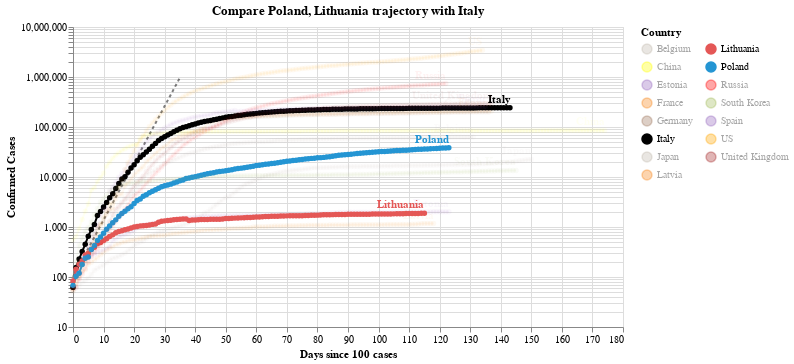

The notebook cell this image was saved under:
### Code cell
#hide_input
chart2 = make_since_chart(dff2, ['Poland', 'Lithuania'], baseline_countries)
chart2

### Figure 1 — Vega-Lite specification as saved in the notebook (floating-point values rounded to 4 significant figures; data arrays with more than 128 entries replaced by an {"elided": "..."} marker saying what was removed)
{"config": {"view": {"continuousWidth": 400, "continuousHeight": 300}}, "layer": [{"data": {"name": "data-628230001892d6798b50651be41d1b3e"}, "mark": {"type": "line", "color": "black", "opacity": 0.5, "strokeDash": [3, 3]}, "encoding": {"x": {"type": "quantitative", "field": "Days since 100 cases"}, "y": {"type": "quantitative", "field": "Confirmed Cases"}}}, {"data": {"name": "data-be369ac599a56be8b46766052fb75411"}, "mark": {"type": "line", "point": true}, "encoding": {"color": {"type": "nominal", "field": "Country", "legend": {"columns": 2}, "scale": {"domain": ["Belgium", "China", "Estonia", "France", "Germany", "Italy", "Japan", "Latvia", "Lithuania", "Poland", "Russia", "South Korea", "Spain", "US", "United Kingdom"], "range": ["#C1B7AD", "yellow", "#9467bd", "#F58518", "#9D755D", "black", "#C1B7AD", "#F58518", "#E45756", "#2495D3", "red", "#A1BA59", "#9467bd", "orange", "brown"]}}, "opacity": {"condition": {"value": 1, "selection": "selector004"}, "value": 0.05}, "tooltip": [{"type": "nominal", "field": "Country"}, {"type": "temporal", "field": "Date"}, {"type": "quantitative", "field": "Confirmed Cases"}, {"type": "quantitative", "field": "Days since 100 cases"}], "x": {"type": "quantitative", "field": "Days since 100 cases"}, "y": {"type": "quantitative", "field": "Confirmed Cases", "scale": {"type": "log"}}}, "selection": {"selector004": {"type": "multi", "fields": ["Country"], "bind": "legend", "init": [{"Country": "Poland"}, {"Country": "Lithuania"}, {"Country": "Italy"}]}}, "width": 550}, {"data": {"name": "data-be369ac599a56be8b46766052fb75411"}, "mark": {"type": "text", "align": "right", "dy": -8, "fontWeight": "bold"}, "encoding": {"color": {"type": "nominal", "field": "Country", "legend": {"columns": 2}, "scale": {"domain": ["Belgium", "China", "Estonia", "France", "Germany", "Italy", "Japan", "Latvia", "Lithuania", "Poland", "Russia", "South Korea", "Spain", "US", "United Kingdom"], "range": ["#C1B7AD", "yellow", "#9467bd", "#F58518", "#9D755D", "black", "#C1B7AD", "#F58518", "#E45756", "#2495D3", "red", "#A1BA59", "#9467bd", "orange", "brown"]}}, "opacity": {"condition": {"value": 1, "selection": "selector004"}, "value": 0.05}, "text": {"type": "nominal", "field": "Country"}, "tooltip": [{"type": "nominal", "field": "Country"}, {"type": "temporal", "field": "Date"}, {"type": "quantitative", "field": "Confirmed Cases"}, {"type": "quantitative", "field": "Days since 100 cases"}], "x": {"type": "quantitative", "field": "Days since 100 cases"}, "y": {"type": "quantitative", "field": "Confirmed Cases", "scale": {"type": "log"}}}, "transform": [{"filter": "(datum['Date'] >= 1594684800000)"}], "width": 550}], "title": "Compare Poland, Lithuania trajectory with Italy", "$schema": "https://vega.github.io/schema/vega-lite/v4.0.2.json", "datasets": {"data-628230001892d6798b50651be41d1b3e": [{"Days since 100 cases": 0, "Confirmed Cases": 100.0}, {"Days since 100 cases": 1, "Confirmed Cases": 130.0}, {"Days since 100 cases": 2, "Confirmed Cases": 169.0}, {"Days since 100 cases": 3, "Confirmed Cases": 219.7}, {"Days since 100 cases": 4, "Confirmed Cases": 285.6}, {"Days since 100 cases": 5, "Confirmed Cases": 371.3}, {"Days since 100 cases": 6, "Confirmed Cases": 482.7}, {"Days since 100 cases": 7, "Confirmed Cases": 627.5}, {"Days since 100 cases": 8, "Confirmed Cases": 815.7}, {"Days since 100 cases": 9, "Confirmed Cases": 1060.0}, {"Days since 100 cases": 10, "Confirmed Cases": 1379.0}, {"Days since 100 cases": 11, "Confirmed Cases": 1792.0}, {"Days since 100 cases": 12, "Confirmed Cases": 2330.0}, {"Days since 100 cases": 13, "Confirmed Cases": 3029.0}, {"Days since 100 cases": 14, "Confirmed Cases": 3937.0}, {"Days since 100 cases": 15, "Confirmed Cases": 5119.0}, {"Days since 100 cases": 16, "Confirmed Cases": 6654.0}, {"Days since 100 cases": 17, "Confirmed Cases": 8650.0}, {"Days since 100 cases": 18, "Confirmed Cases": 11250.0}, {"Days since 100 cases": 19, "Confirmed Cases": 14620.0}, {"Days since 100 cases": 20, "Confirmed Cases": 19000.0}, {"Days since 100 cases": 21, "Confirmed Cases": 24710.0}, {"Days since 100 cases": 22, "Confirmed Cases": 32120.0}, {"Days since 100 cases": 23, "Confirmed Cases": 41750.0}, {"Days since 100 cases": 24, "Confirmed Cases": 54280.0}, {"Days since 100 cases": 25, "Confirmed Cases": 70560.0}, {"Days since 100 cases": 26, "Confirmed Cases": 91730.0}, {"Days since 100 cases": 27, "Confirmed Cases": 119300.0}, {"Days since 100 cases": 28, "Confirmed Cases": 155000.0}, {"Days since 100 cases": 29, "Confirmed Cases": 201500.0}, {"Days since 100 cases": 30, "Confirmed Cases": 262000.0}, {"Days since 100 cases": 31, "Confirmed Cases": 340600.0}, {"Days since 100 cases": 32, "Confirmed Cases": 442800.0}, {"Days since 100 cases": 33, "Confirmed Cases": 575600.0}, {"Days since 100 cases": 34, "Confirmed Cases": 748300.0}, {"Days since 100 cases": 35, "Confirmed Cases": 972800.0}], "data-be369ac599a56be8b46766052fb75411": {"elided": "2038 records"}}}
